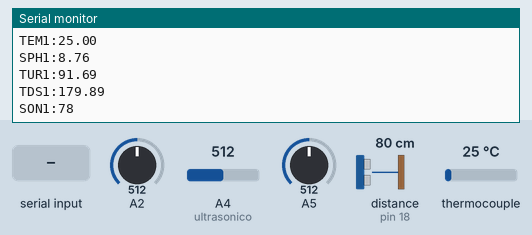
Simulated run of this sketch. Board: Arduino Uno, built with avr-gcc and run on an emulated ATmega328P. On the bench: the last lines printed to the serial monitor. Wiring (inferred from the names in the program): ultrasonic range finder: trigger pin 5; echo pin 18. The test bench sets the inputs (shaded band); at power-on: distance to the obstacle (sensor on pin 18) 80 cm, thermocouple 25 °C, A2 = 512, A4 (ultrasonico) = 512, A5 = 512. The echo pulse lasts 58.3 µs per cm.

Above: at 9.8 s.
9.9 s: distance to the obstacle (sensor on pin 18) set to 2 cm
At 11.1 s:
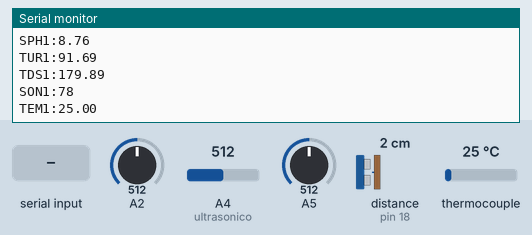
11.4 s: thermocouple set to 6 °C
At 12.7 s:
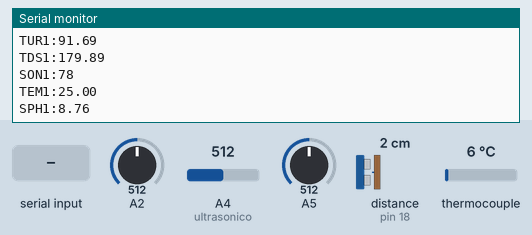
12.9 s: A2 set to 716
At 14.3 s:
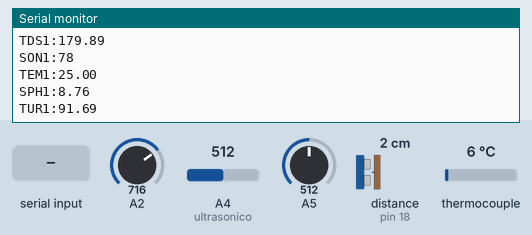
14.4 s: A4 (ultrasonico) set to 716
15.9 s: A5 set to 716
At 17.1 s:
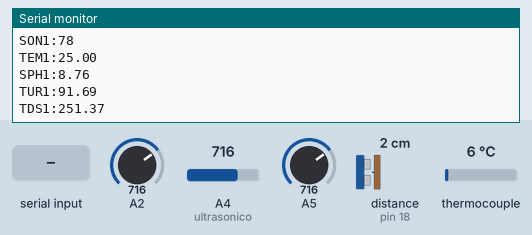
17.4 s: "STAR\n" received over Serial
At 18.7 s:
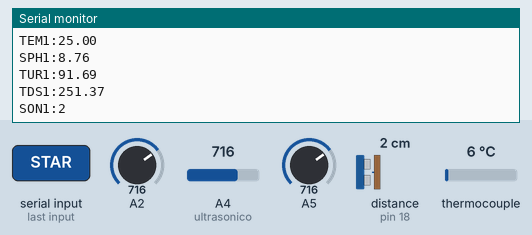

The sketch:

integradora.ino
```cpp
#include <max6675.h> //temperatura

#define TURBIDITY_REF_VOLTAGE 3.3
#define TURBIDITY_MAX_VOLTAGE 4.5
#define TDS_REF_VOLTAGE 3.3
#define TDS_MAX_VOLTAGE 2.3
#define TDS_CALIBRATION 0.5

String inputString = "";
boolean stringComplete = false;
String commandString = "";
boolean isConnected = false;

//-------------------------------------------------------------------

class Ultrasonico { //nivel de agua JSN-SR04T-2.0
  public:
    const int tPin;
    const int ePin;
    String numero;

    Ultrasonico(int trigPin, int echoPin, String num)
    : tPin(trigPin), ePin(echoPin), numero(num) {
    }

    long obtenerDistancia() {
      long duracion, distancia;

      // trigger
      digitalWrite(tPin, LOW);
      delayMicroseconds(2);
      digitalWrite(tPin, HIGH);
      delayMicroseconds(10);
      digitalWrite(tPin, LOW);

      // eco
      pinMode(ePin, INPUT);
      duracion = pulseIn(ePin, HIGH);

      distancia = duracion * 0.034 / 2;
      Serial.print("SON"); Serial.print(numero); Serial.print(":");
      return distancia;
    }
};

//-------------------------------------------------------------------

class Temperatura {
  public:
    const int thermoDO;
    const int thermoCS;
    const int thermoCLK;
    String numero;
    MAX6675 thermocouple;

    Temperatura(int DO, int CS, int CLK, String num)
    : thermoDO(DO), thermoCS(CS), thermoCLK(CLK), numero(num), thermocouple(CLK, CS, DO) {
    }

    float leerTemperatura() {
      return thermocouple.readCelsius();
    }
};

//-------------------------------------------------------------------

class PH {
  public:
    const int phPin;
    String numero;

  PH(int pin, String num)
  : phPin(pin), numero(num) {
    pinMode(phPin, INPUT);
  }

  float obtenerPH() {
    int phValue = analogRead(phPin);
    float voltage = phValue * (5.0 / 1023.0);
    float pH = 3.5 * voltage;
    return pH;
  }
};

//-------------------------------------------------------------------

class Turbidez {
  public:
    const int turbPin;
    String numero;
    const int maxV;
    const int refV;

  Turbidez(int pin, String num, int max, int ref)
  : turbPin(pin), numero(num), maxV(max), refV(ref) {}

    float obtenerTurbi() {
    int turbidityRaw = analogRead(turbPin);
    float turbidityVoltage = (turbidityRaw / 4095.0) * TURBIDITY_REF_VOLTAGE;
    float turbidityValue = (turbidityVoltage / TURBIDITY_MAX_VOLTAGE) * 1000;
    return turbidityValue;
  }
};

//-------------------------------------------------------------------

class TDS {
  public:
    const int TDSPin;
    String numero;
    const int maxV;
    const int refV;
    const int cali;

  TDS(int pin, String num, int max, int ref, int cali)
  : TDSPin(pin), numero(num), maxV(max), refV(ref), cali(cali){}

    float obtenerTDS() {
    int tdsRaw = analogRead(TDSPin);
    float tdsVoltage = (tdsRaw / 4095.0) * TDS_REF_VOLTAGE;
    float tdsV = (tdsVoltage / TDS_MAX_VOLTAGE) * 1000 + TDS_CALIBRATION;
    return tdsV;
  }
};

//-------------------------------------------------------------------
Ultrasonico ultrasonico[] = {
  Ultrasonico(5, 18, "1")
};

Temperatura temperatura[] = {
  Temperatura(19, 21, 22, "1")
};

PH sensorPH[] = {
  PH(34, "1")
};

Turbidez turbidez[] = {
  Turbidez(35, "1", 4.5, 3.3)
};

TDS tds[] = {
  TDS(32, "1", 2.3, 3.3, 0.5)
};

//-------------------------------------------------------------------

void setup() {
  Serial.begin(115200);

  for (int i = 0; i < sizeof(ultrasonico) / sizeof(ultrasonico[0]); i++) {
    pinMode(ultrasonico[i].tPin, OUTPUT);
    pinMode(ultrasonico[i].ePin, INPUT);
  }
}

//-------------------------------------------------------------------

void loop() {
  //descomentar el if is coneected para poder leerlo fuera del programa de c#, quitando lo de star/stop
/*   if (isConnected){ */
    // Lectura del nivel de agua
    for (int i = 0; i < sizeof(ultrasonico) / sizeof(ultrasonico[0]); i++) {
      long distancia = ultrasonico[i].obtenerDistancia();
      Serial.println(distancia);
      delay(1000);
    }

    // Lectura de temperatura
    for (int i = 0; i < sizeof(temperatura) / sizeof(temperatura[0]); i++) {
      float temp = temperatura[i].leerTemperatura();
      Serial.print("TEM"); Serial.print(temperatura[i].numero); Serial.print(":");
      Serial.println(temp);
      delay(2000);
    }

    // Lectura de pH
     for (int i = 0; i < sizeof(sensorPH) / sizeof(sensorPH[0]); i++) {
      float pH = sensorPH[i].obtenerPH();
      Serial.print("SPH"); Serial.print(sensorPH[i].numero); Serial.print(":");
      Serial.println(pH);
      delay(2000);
    }

    // Lectura de Turbidez
     for (int i = 0; i < sizeof(turbidez) / sizeof(turbidez[0]); i++) {
      float turbi = turbidez[i].obtenerTurbi();
      Serial.print("TUR"); Serial.print(turbidez[i].numero); Serial.print(":");
      Serial.println(turbi);
      delay(2000);
    }

    // Lectura de TDS
     for (int i = 0; i < sizeof(tds) / sizeof(tds[0]); i++) {
      float TDS = tds[i].obtenerTDS();
      Serial.print("TDS"); Serial.print(tds[i].numero); Serial.print(":");
      Serial.println(TDS);
      delay(2000);
    }
/*   } */
}

//-------------------------------------------------------------------

// Detección de inicio de datos por puerto serie
void serialEvent() {
  while (Serial.available()) {
    char inChar = (char)Serial.read();
    if (inChar == '#') { //inicio
      inputString = ""; // Reinicia
    }
    inputString += inChar;
    if (inChar == '\n') { //final
      stringComplete = true;
    }
  }
}

// Extraer y procesar inicio y fin de datos
void getCommand() {
  commandString = inputString.substring(1, inputString.length() - 1); // Elimina # y \n

  if (commandString.equals("STAR")) {
    isConnected = true;
    Serial.println("Conexión iniciada.");
  }
  else if (commandString.equals("STOP")) {
    isConnected = false;
    Serial.println("Conexión detenida.");
  }
  else {
    Serial.println("Comando desconocido: " + commandString);
  }
}
```

Measured:
- after the input at 17.4 s, the serial monitor: prints a new line after 0.62 s (image 5)
